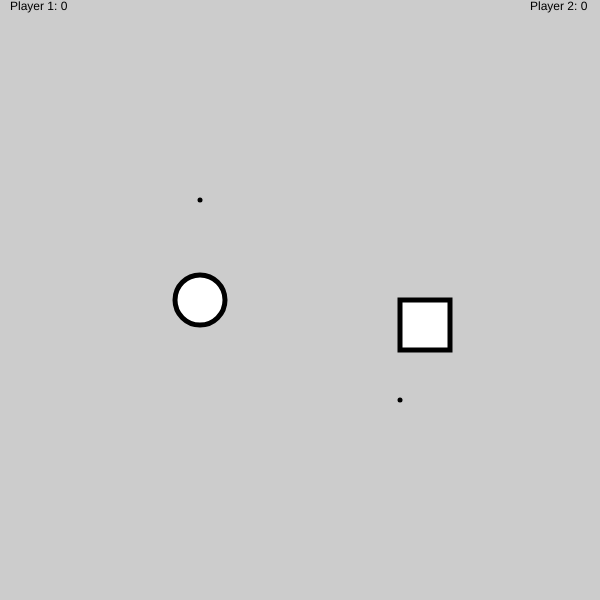
Frame 1 (no input)
Frame 60 (no input): identical to frame 1, image omitted
Frame 120 (the mouse pressed at the canvas centre since frame 60): identical to frame 1, image omitted

The p5.js sketch that drew this single still picture (run headless with seeded random() and noise() and a simulated clock; from frame 60 on, the mouse is pressed at the canvas centre):

// p5.js sketch
// ── sketch.js
let x1 = 200;
let xspeed1 = 3;
let y1 = 300;
let yspeed1 = 3;
let ost1 = 0;
let x2 = 400;
let xspeed2 = 3;
let y2 = 300;
let yspeed2 = 3;
let ost2 = 0;
let timer = 0;

var oste = [[400,400],[200,200]];

function setup() 
{ 
  createCanvas(600, 600);
  strokeWeight(5);
} 
function draw() { 
 background(204); 
   
  for (var i = 0; i < oste.length; i++){
    ost(oste[i][0],oste[i][1], i);
  }
  
  //player 1
  if (keyIsPressed){
    if ((key == 'w') || (key == 'W')) { 
      y1 -= yspeed1;
    } 
    if ((key == 's') || (key == 'S')) { 
      y1 += yspeed1;
    } 
    if ((key == 'a') || (key == 'A')) { 
       x1 -= xspeed1;
    } 
    if ((key == 'd') || (key == 'D')) { 
      x1 += xspeed1;
    } 
  }
  ellipse(x1, y1, 50, 50);
  
 
   
  //player 2
  if (keyIsPressed){
    if (keyCode == UP_ARROW) { 
      y2 -= yspeed2;
    } 
    if (keyCode == DOWN_ARROW) { 
      y2 += yspeed2;
    } 
    if (keyCode == LEFT_ARROW) { 
      x2 -= xspeed2;
    } 
    if (keyCode == RIGHT_ARROW) { 
      x2 += xspeed2;
    } 
  }
  rect(x2, y2, 50, 50);

  
  timer++;
  if (timer == 300) {
    timer = 0; 
    oste.push([random(0,width),random(0,height)]);
  }
  
  text("Player 1: " + ost1, 10, 10);
  text("Player 2: " + ost2, 530, 10);
} 

function ost(x, y, i) {
  point(x,y);
  if (((x1+50 > x) && (x  > x1-50)) && ((y1+50 > y) && (y  > y1-50))) {
    oste.splice(i,1);
    ost1++;
  }
  if (((x2+50 > x) && (x  > x2-50)) && ((y2+50 > y) && (y  > y2-50))) {
    oste.splice(i,1);
    ost2++;
  }
}
